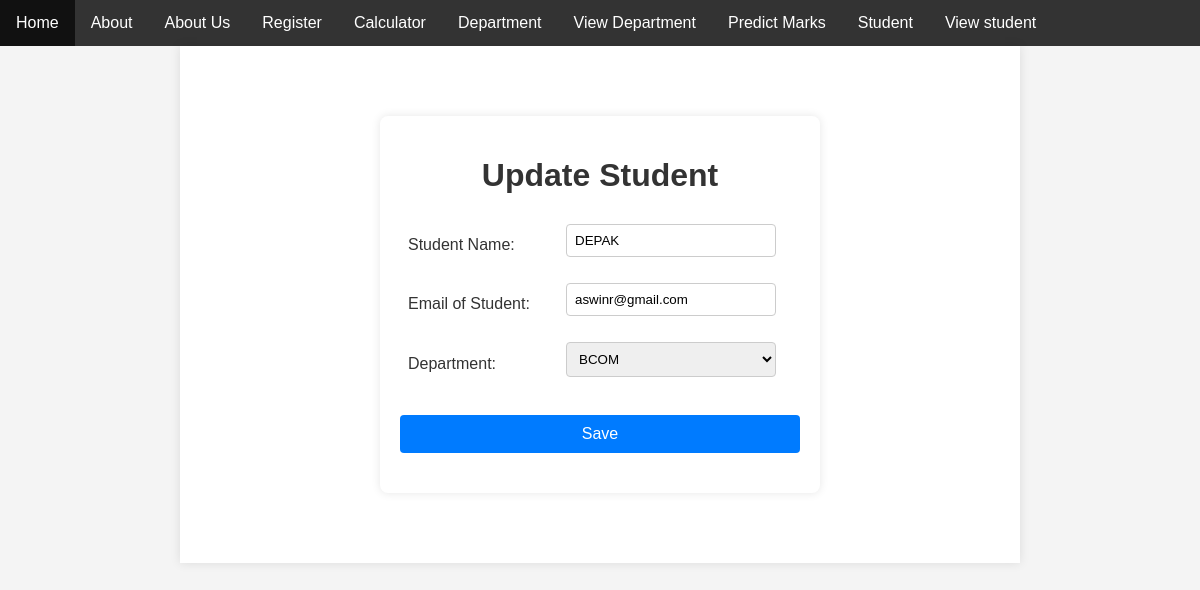
The app's page /studentupdate/18 with its own data.
### basics/models.py (models this page shows)
class StudentDetails(models.Model):
    STU_NAME=models.CharField(max_length=500)
    STU_EMAIL=models.CharField(max_length=500)
    STU_DEPT=models.CharField(max_length=500)

### basics/views.py (the view, shortened to what this page needs)
# urls.py: path('studentupdate/<id>',studentupdate,name="studentupdate"),
def studentupdate(request, id):
    getdepartments = StudentDepartment.objects.all()
    getstudents = StudentDetails.objects.get(id=id)
    context = {
        'getdepartments': getdepartments,
        'getstudents': getstudents
    }
    return render(request, 'studentupdate.html', context)

### basics/templates/studentupdate.html (shortened to what this page needs)
<!DOCTYPE html>
<html lang="en">
<head>
    <link rel="stylesheet" type="text/css" href="styles.css">
</head>
<body>
    {% extends 'index.html' %}
    {% block content %}
    <div class="container">
        <h1>Update Student</h1>
        <form method="POST">
            <table>
                <tr>
                    <td><label for="textstudentname">Student Name:</label></td>
                    <td>
                        <input type="text" id="textstudentname" name="textstudentname" placeholder="Enter Name" value="{{ getstudents.STU_NAME }}" />
                    </td>
                </tr>
                <tr>
                    <td><label for="textstudentemail">Email of Student:</label></td>
                    <td>
                        <input type="text" id="textstudentemail" name="textstudentemail" placeholder="Enter Email" value="{{ getstudents.STU_EMAIL }}" />
                    </td>
                </tr>
                <tr>
                    <td><label for="dropdowndepartment">Department:</label></td>
                    <td>
                        <select id="dropdowndepartment" name="dropdowndepartment">
                            <option value="{{ getstudents.STU_DEPT }}">{{ getstudents.STU_DEPT }}</option>
                        </select>
                    </td>
                </tr>
            </table>
            <button type="submit" name="submit">Save</button>
            <br/>
        </form>
    </div>
    {% endblock %}

### basics/templates/studentupdate.html (style rules this page uses)
body { font-family: Arial, sans-serif; background-color: #f4f4f4; margin: 0; padding: 0; }
.container { max-width: 400px; margin: 50px auto; padding: 20px; background-color: #fff; border-radius: 8px; box-shadow: 0 0 10px rgba(0, 0, 0, 0.1); }
h1 { text-align: center; color: #333; }
table { width: 100%; border-collapse: collapse; margin-bottom: 20px; }
td { padding: 8px; }
input[type="text"], select { width: calc(100% - 16px); padding: 8px; margin-bottom: 10px; border: 1px solid #ccc; border-radius: 4px; box-sizing: border-box; }
button[type="submit"] { width: 100%; padding: 10px; border: none; border-radius: 4px; cursor: pointer; background-color: #007bff; color: #fff; font-size: medium; }

### basics/templates/index.html (style rules this page uses)
body { font-family: Arial, sans-serif; margin: 0; padding: 0; background-color: #f4f4f4; color: #333; }

### records on screen
StudentDetails: textstudentname "DEPAK", textstudentemail "aswinr@gmail.com", dropdowndepartment "BCOM"
